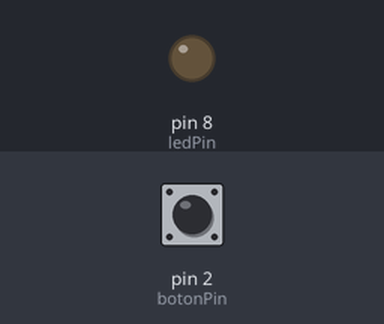
A sketch run on a simulated Arduino Uno, built with avr-gcc and run on an emulated ATmega328P. Shown: output pins drawn as LEDs (lit = HIGH). The inputs (shaded band) are chosen by the test bench; at power-on: pin 2 (botonPin) HIGH.

Above: at 1.2 s.
1.3 s: pin 2 (botonPin) pulled LOW for 0.15 s
At 2.5 s:
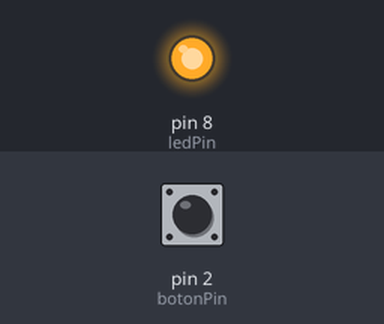
2.9 s: pin 2 (botonPin) pulled LOW for 1 s
At 3.9 s:
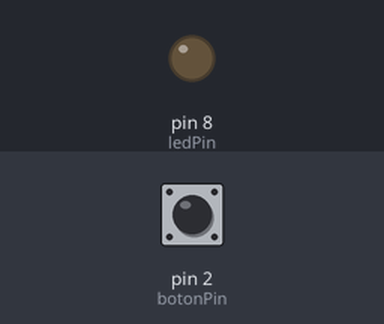
5.4 s: pin 2 (botonPin) pulled LOW for 3.2 s
At 5.8 s:
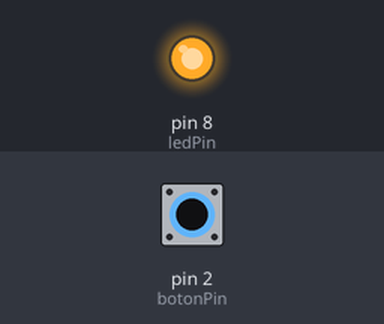
Timing chart, 0 to 8.4 s (numbered marks = the images above; inputs shaded):
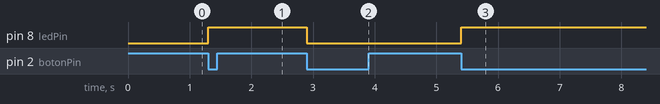

The sketch:

boton_enciende_y_apaga.ino
```cpp
int ledPin = 8;
int botonPin = 2;

int estadoLed = 0;
int estadoBoton;
int ultimoEstadoBoton = 1;

void setup() {
  pinMode(ledPin, OUTPUT);
  pinMode(botonPin, INPUT_PULLUP);
}

void loop() {
  estadoBoton = digitalRead(botonPin);

  if (estadoBoton == 0 && ultimoEstadoBoton == 1) {
    if (estadoLed == 0) {
      estadoLed = 1;
    } else {
      estadoLed = 0;
    }
    digitalWrite(ledPin, estadoLed);
    delay(200); // antirrebote
  }

  ultimoEstadoBoton = estadoBoton;
}
```

Measured:
- after the input at 1.3 s, pin 8 (ledPin): LOW → HIGH at once
- after the input at 2.9 s, pin 8 (ledPin): HIGH → LOW at once
- after the input at 5.4 s, pin 8 (ledPin): LOW → HIGH at once
